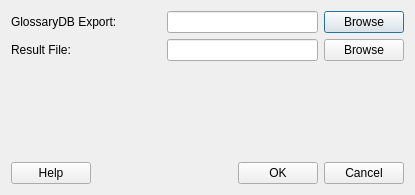
<?xml version="1.0" encoding="UTF-8"?>
<ui version="4.0">
 <class>Dialog</class>
 <widget class="QDialog" name="Dialog">
  <property name="geometry">
   <rect>
    <x>0</x>
    <y>0</y>
    <width>415</width>
    <height>195</height>
   </rect>
  </property>
  <property name="windowTitle">
   <string>Dialog</string>
  </property>
  <layout class="QVBoxLayout" name="verticalLayout_2">
   <item>
    <layout class="QVBoxLayout" name="verticalLayout">
     <item>
      <layout class="QHBoxLayout" name="horizontalLayout">
       <item>
        <widget class="QLabel" name="label">
         <property name="minimumSize">
          <size>
           <width>150</width>
           <height>0</height>
          </size>
         </property>
         <property name="maximumSize">
          <size>
           <width>150</width>
           <height>16777215</height>
          </size>
         </property>
         <property name="text">
          <string>GlossaryDB Export:</string>
         </property>
        </widget>
       </item>
       <item>
        <widget class="QLineEdit" name="lineEdit_Glossary"/>
       </item>
       <item>
        <widget class="QPushButton" name="btn_Glossary">
         <property name="text">
          <string>Browse</string>
         </property>
        </widget>
       </item>
      </layout>
     </item>
     <item>
      <layout class="QHBoxLayout" name="horizontalLayout_2">
       <item>
        <widget class="QLabel" name="label_2">
         <property name="minimumSize">
          <size>
           <width>150</width>
           <height>0</height>
          </size>
         </property>
         <property name="maximumSize">
          <size>
           <width>150</width>
           <height>16777215</height>
          </size>
         </property>
         <property name="text">
          <string>Result File:</string>
         </property>
        </widget>
       </item>
       <item>
        <widget class="QLineEdit" name="lineEdit_Result"/>
       </item>
       <item>
        <widget class="QPushButton" name="btn_Result">
         <property name="text">
          <string>Browse</string>
         </property>
        </widget>
       </item>
      </layout>
     </item>
    </layout>
   </item>
   <item>
    <spacer name="verticalSpacer">
     <property name="orientation">
      <enum>Qt::Vertical</enum>
     </property>
     <property name="sizeHint" stdset="0">
      <size>
       <width>20</width>
       <height>40</height>
      </size>
     </property>
    </spacer>
   </item>
   <item>
    <layout class="QHBoxLayout" name="horizontalLayout_4">
     <item>
      <widget class="QPushButton" name="btn_Help">
       <property name="text">
        <string>Help</string>
       </property>
      </widget>
     </item>
     <item>
      <spacer name="horizontalSpacer">
       <property name="orientation">
        <enum>Qt::Horizontal</enum>
       </property>
       <property name="sizeHint" stdset="0">
        <size>
         <width>40</width>
         <height>20</height>
        </size>
       </property>
      </spacer>
     </item>
     <item>
      <widget class="QPushButton" name="btn_OK">
       <property name="text">
        <string>OK</string>
       </property>
      </widget>
     </item>
     <item>
      <widget class="QPushButton" name="btn_Cancel">
       <property name="text">
        <string>Cancel</string>
       </property>
      </widget>
     </item>
    </layout>
   </item>
  </layout>
 </widget>
 <resources/>
 <connections/>
</ui>
